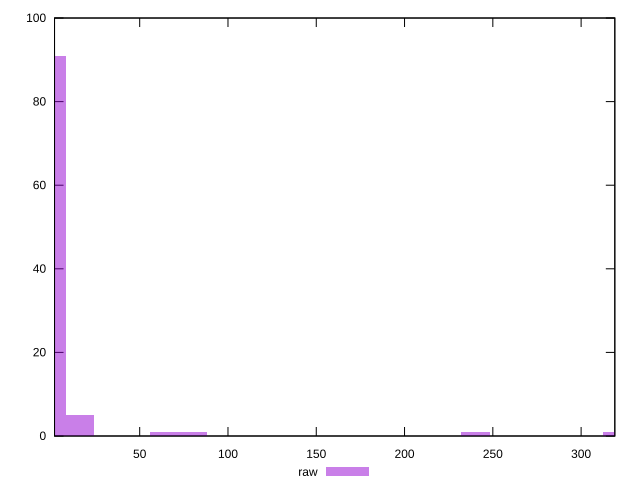

The script that saved this image:
reset

$raw <<EOF
320.2175041209517 1
240.16312809071374 1
0 91
64.04350082419033 1
16.010875206047583 5
80.05437603023792 1
EOF

set key outside below
set boxwidth 16.010875206047583
set xrange [1.7679999999999998:319.0909999999999]
set yrange [0:100]
set trange [0:100]
set style fill transparent solid 0.5 noborder
set terminal svg size 640, 490 enhanced background rgb 'white'
set output "report_00017_2021-02-10T15-08-03.406Z/server-response-time/samples/pages+cached+noadtech+nomedia/raw/histogram.svg"

plot $raw title "raw" with boxes

reset
